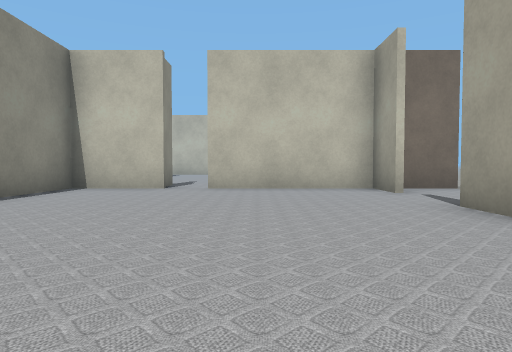
view 1 (above)

12 first-person views from a walk through a Gazebo world. The camera is 0.5 m above the floor, tilts 2° down and sees 75° across. Floor lines are 1 m apart. The floor is counted in squares, 1 m on a side. Each view is taken from the middle of a square. On the plan, view 1 faces up. The plan holds only what a view shows up to about 9 squares ahead; the rest is blank. The place goes on beyond the plan.

view 2
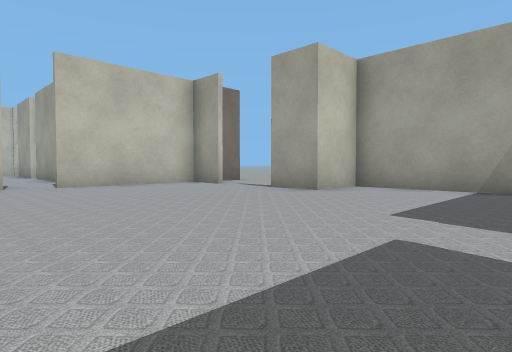

view 3
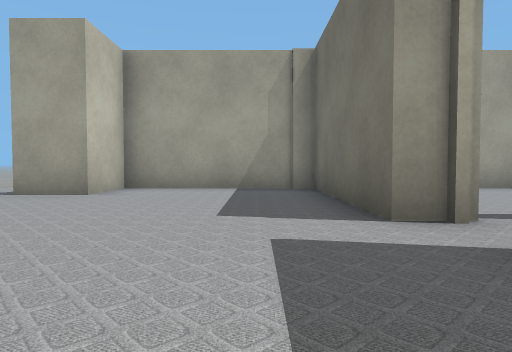

view 4
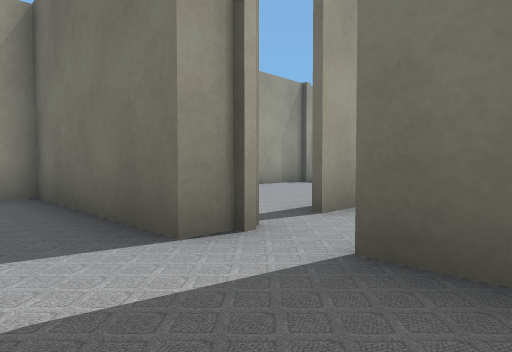

view 5
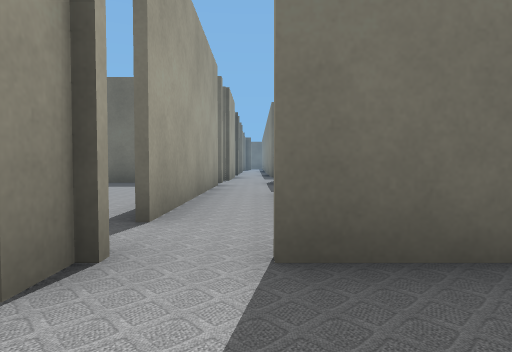

view 6
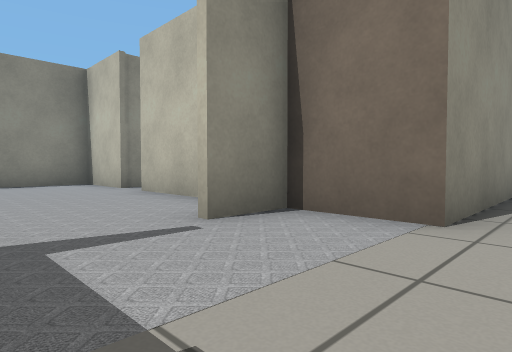

view 7
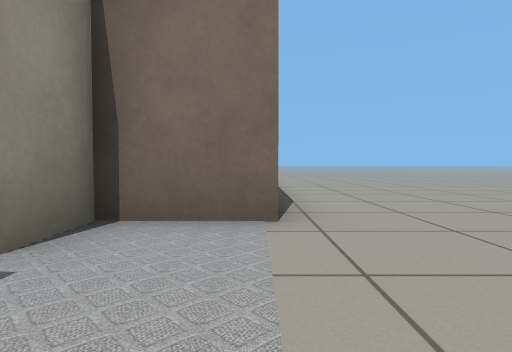

view 8
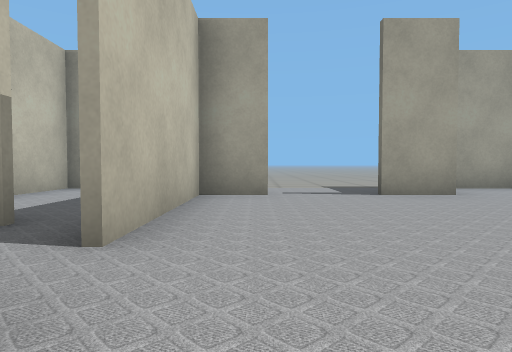

view 9
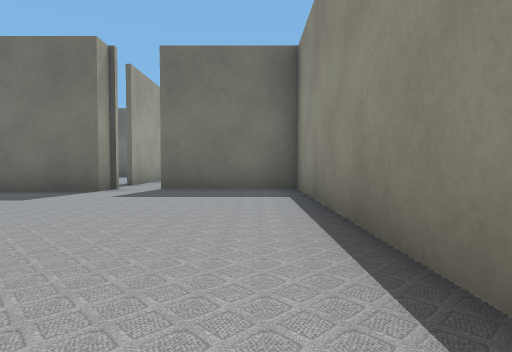

view 10
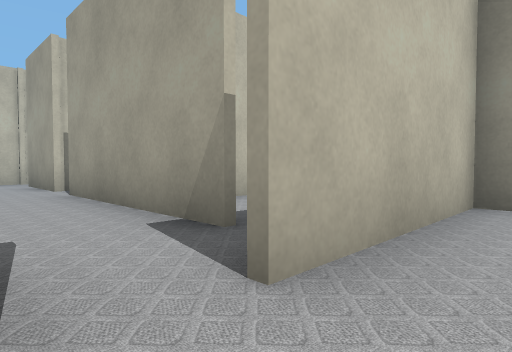

view 11
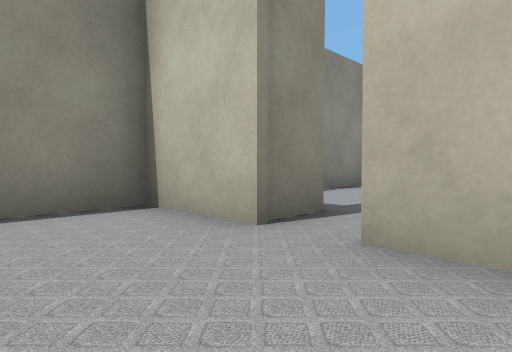

view 12
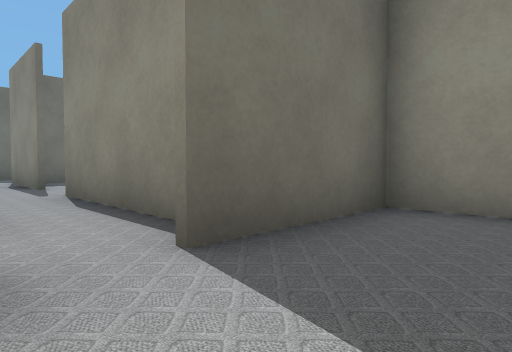

### Floor plan
Points are (right, up) in squares from view 1. A wall is a line through its corners. A room is listed if a view was taken in it or the views show most of it. See-through windows are left out.
Room 1 (views 1, 2, 3, 4, 5, 6, 7, 8, 9, 10, 11, 12)
walls: (-0.1, -2) (-0.1, -1.2) (3.9, -1.2) (3.9, 2.7) (2.4, 2.7) (2.4, 4); (2.4, 5.8) (2.4, 7); (2.6, 7) (2.6, 5.8); (-2, 6.9) (-3.8, 6.9) (-3.8, -1.7) (-1, -1.7); (4.2, 10.1) (4.2, 6.9) (-1.1, 6.9)
ways out: gap at (-1, -2); gap at (-1, 7)
Room 2 (no view inside)
walls: (4, 9.9) (1.4, 9.9)
ways out: gap at (0, 8)

Where each view was taken, in squares from view 1:
view 1: 0 up, 0 right, facing up
view 2: 1 down, 3 left, facing up-right
view 3: 0 up, 3 left, facing right
view 4: 0 up, 2 left, facing down-right
view 5: 0 up, 1 left, facing down
view 6: 4 up, 5 right, facing up-left
view 7: 4 up, 4 right, facing up
view 8: 6 up, 3 left, facing right
view 9: 5 up, 3 left, facing down
view 10: 6 up, 2 left, facing up-right
view 11: 5 up, 0 right, facing up-left
view 12: 0 up, 0 right, facing down-left
